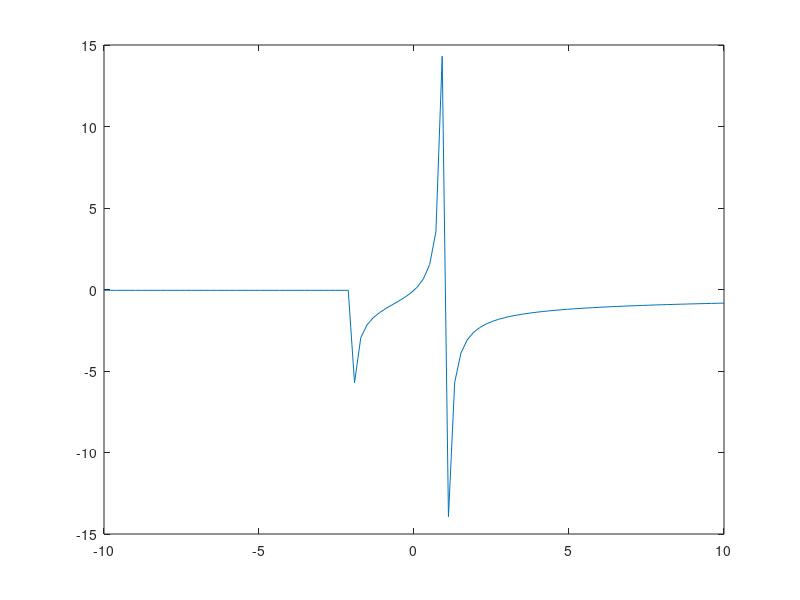

Here is the MATLAB script that generated this plot: (Note: this script raises an error after producing the figure.)
%% Homework 10 - February 23, 2018
% This section plots the function so that initial bracket guess can be made
% the find the root using false position
clear
clc

pt = 3; % Total Pressure of the Mixture (in atm)
K = 0.05; % Reaction's Equilibrium Constant
x = linspace(-10,10); % Defines a range for x
f = (x./(1-x)).*(((2*pt)./(2+x)).^(1/2))-K; % Function being evaluated

plot(x,f) % Plot Function to Guess Root Location
refline(0,0)
% When looking at the plot, it looks like there is a root between 0 and 0.5,
% so these will be used as brackets for the false position
%% This Section will calculate the root of the function
format long
syms x %Make x a symbolic variable
f = @(x) (x./(1-x)).*(((2*pt)./(2+x)).^(1/2))-K; %Function being evaluated
xl = 0; %Lower bracket set to 0
xu = 0.5; %Upper bracket set to 0.5
es = 0.01; %Desired Approximate error is set at 0.01%
ea = 100; %Relative Approximate error is assigned initial value of 100%

while ea > es 
    % Loops as a long as approximate error is greater than desired relative error
    root = (xu - ((f(xu)*(xl - xu))/(f(xl) - f(xu)))); % False Postion equation to find the root
    if (f(root)*f(xl)) < 0 && f(root) > f(xl) % Determines whether new root is upper or lower bracket for new approximation
        ea = abs((root - xu)/root)*100; % Calculation for the approximate relative error
        xu = root; % Calculated root value becomes new upper bound for next iteration
    elseif (f(root)*f(xl)) < 0 && f(root) < f(xl) % Determines whether new root is upper or lower bracket for new approximation
        ea = abs((root - xl)/root)*100; % Calculation for the approximate relative error
        xu = xl; % Old lower bound becomes upper bound for new iteration
        xl = root; % Calculated root value becomes new lower bound for next iteration
    elseif (f(root)*f(xu)) < 0 && f(root) < f(xu) % Determines whether new root is upper or lower bracket for new approximation
        ea = abs((root - xl)/root)*100; % Calculation for the approximate relative error
        xl = root; %Calculated root value becomes the new lower bound for next iteration
    else
        ea = abs((root - xu)/root)*100; % Calculation for the approximate relative error
        xl = xu; % Old upper bound becomes lower bound for new iteration
        xu = root; % Calculated root value becomes the new upper bound for next iteration
    end
end
fprintf('The root of the function is at x = ')
disp(root)
fprintf('This represents the mole fraction of dissociated H2O when the total pressure is 3 atm and the equilibrium constant is 0.05')
